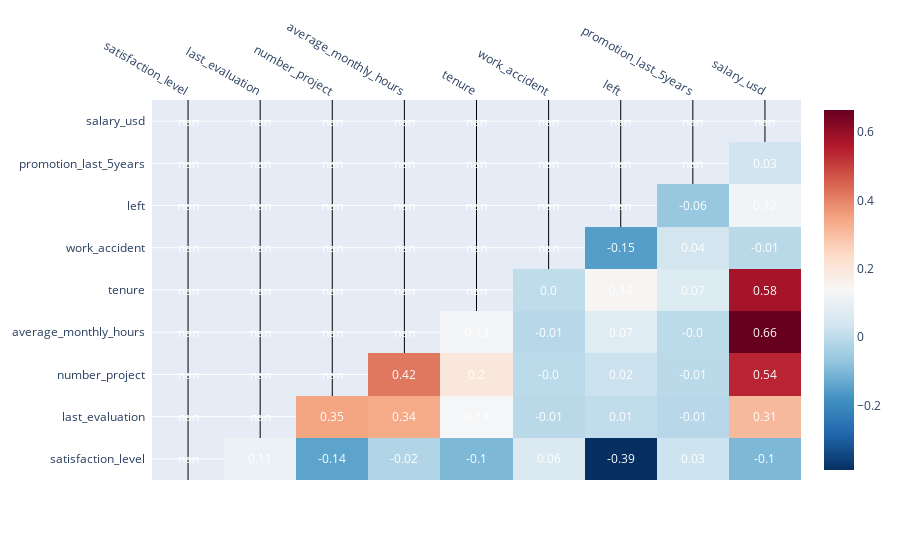

Notebook cell for this chart:
### Code cell
# Create a plot as needed
numeric_df = df.select_dtypes(include=[np.number])  # type: ignore
numeric_df.drop(columns=["salary"], inplace=True)
correlation_matrix = numeric_df.corr()

mask = np.tril(np.ones_like(correlation_matrix, dtype=bool))
masked_correlation = correlation_matrix.where(~mask)

# Create heatmap for the upper triangular part
fig_upper = ff.create_annotated_heatmap(
    z=masked_correlation.values,
    x=list(masked_correlation.columns),
    y=list(masked_correlation.index),
    annotation_text=masked_correlation.round(2).values,
    colorscale="RdBu",
    reversescale=True,
    showscale=True,
)

# Update layout
fig_upper.update_layout(title="")

del fig_upper

### Figure 1 — Plotly figure (JSON) as saved in the notebook; plotly's stock layout.template omitted (floating-point values rounded to 4 significant figures)
{"data": [{"colorscale": [[0, "rgb(103,0,31)"], [0.1, "rgb(178,24,43)"], [0.2, "rgb(214,96,77)"], [0.3, "rgb(244,165,130)"], [0.4, "rgb(253,219,199)"], [0.5, "rgb(247,247,247)"], [0.6, "rgb(209,229,240)"], [0.7, "rgb(146,197,222)"], [0.8, "rgb(67,147,195)"], [0.9, "rgb(33,102,172)"], [1, "rgb(5,48,97)"]], "reversescale": true, "showscale": true, "type": "heatmap", "x": ["satisfaction_level", "last_evaluation", "number_project", "average_monthly_hours", "tenure", "work_accident", "left", "promotion_last_5years", "salary_usd"], "y": ["satisfaction_level", "last_evaluation", "number_project", "average_monthly_hours", "tenure", "work_accident", "left", "promotion_last_5years", "salary_usd"], "z": [[null, 0.105, -0.143, -0.02005, -0.1009, 0.0587, -0.3884, 0.02561, -0.1009], [null, null, 0.3493, 0.3397, 0.1316, -0.007104, 0.006567, -0.008684, 0.3099], [null, null, null, 0.4172, 0.1968, -0.004741, 0.02379, -0.006064, 0.5411], [null, null, null, null, 0.1278, -0.01014, 0.07129, -0.003544, 0.6646], [null, null, null, null, null, 0.00212, 0.1448, 0.06743, 0.5767], [null, null, null, null, null, null, -0.1546, 0.03925, -0.006853], [null, null, null, null, null, null, null, -0.06179, 0.1181], [null, null, null, null, null, null, null, null, 0.03414], [null, null, null, null, null, null, null, null, null]]}], "layout": {"annotations": [{"font": {"color": "#FFFFFF"}, "showarrow": false, "text": "nan", "x": "satisfaction_level", "xref": "x", "y": "satisfaction_level", "yref": "y"}, {"font": {"color": "#FFFFFF"}, "showarrow": false, "text": "0.11", "x": "last_evaluation", "xref": "x", "y": "satisfaction_level", "yref": "y"}, {"font": {"color": "#FFFFFF"}, "showarrow": false, "text": "-0.14", "x": "number_project", "xref": "x", "y": "satisfaction_level", "yref": "y"}, {"font": {"color": "#FFFFFF"}, "showarrow": false, "text": "-0.02", "x": "average_monthly_hours", "xref": "x", "y": "satisfaction_level", "yref": "y"}, {"font": {"color": "#FFFFFF"}, "showarrow": false, "text": "-0.1", "x": "tenure", "xref": "x", "y": "satisfaction_level", "yref": "y"}, {"font": {"color": "#FFFFFF"}, "showarrow": false, "text": "0.06", "x": "work_accident", "xref": "x", "y": "satisfaction_level", "yref": "y"}, {"font": {"color": "#FFFFFF"}, "showarrow": false, "text": "-0.39", "x": "left", "xref": "x", "y": "satisfaction_level", "yref": "y"}, {"font": {"color": "#FFFFFF"}, "showarrow": false, "text": "0.03", "x": "promotion_last_5years", "xref": "x", "y": "satisfaction_level", "yref": "y"}, {"font": {"color": "#FFFFFF"}, "showarrow": false, "text": "-0.1", "x": "salary_usd", "xref": "x", "y": "satisfaction_level", "yref": "y"}, {"font": {"color": "#FFFFFF"}, "showarrow": false, "text": "nan", "x": "satisfaction_level", "xref": "x", "y": "last_evaluation", "yref": "y"}, {"font": {"color": "#FFFFFF"}, "showarrow": false, "text": "nan", "x": "last_evaluation", "xref": "x", "y": "last_evaluation", "yref": "y"}, {"font": {"color": "#FFFFFF"}, "showarrow": false, "text": "0.35", "x": "number_project", "xref": "x", "y": "last_evaluation", "yref": "y"}, {"font": {"color": "#FFFFFF"}, "showarrow": false, "text": "0.34", "x": "average_monthly_hours", "xref": "x", "y": "last_evaluation", "yref": "y"}, {"font": {"color": "#FFFFFF"}, "showarrow": false, "text": "0.13", "x": "tenure", "xref": "x", "y": "last_evaluation", "yref": "y"}, {"font": {"color": "#FFFFFF"}, "showarrow": false, "text": "-0.01", "x": "work_accident", "xref": "x", "y": "last_evaluation", "yref": "y"}, {"font": {"color": "#FFFFFF"}, "showarrow": false, "text": "0.01", "x": "left", "xref": "x", "y": "last_evaluation", "yref": "y"}, {"font": {"color": "#FFFFFF"}, "showarrow": false, "text": "-0.01", "x": "promotion_last_5years", "xref": "x", "y": "last_evaluation", "yref": "y"}, {"font": {"color": "#FFFFFF"}, "showarrow": false, "text": "0.31", "x": "salary_usd", "xref": "x", "y": "last_evaluation", "yref": "y"}, {"font": {"color": "#FFFFFF"}, "showarrow": false, "text": "nan", "x": "satisfaction_level", "xref": "x", "y": "number_project", "yref": "y"}, {"font": {"color": "#FFFFFF"}, "showarrow": false, "text": "nan", "x": "last_evaluation", "xref": "x", "y": "number_project", "yref": "y"}, {"font": {"color": "#FFFFFF"}, "showarrow": false, "text": "nan", "x": "number_project", "xref": "x", "y": "number_project", "yref": "y"}, {"font": {"color": "#FFFFFF"}, "showarrow": false, "text": "0.42", "x": "average_monthly_hours", "xref": "x", "y": "number_project", "yref": "y"}, {"font": {"color": "#FFFFFF"}, "showarrow": false, "text": "0.2", "x": "tenure", "xref": "x", "y": "number_project", "yref": "y"}, {"font": {"color": "#FFFFFF"}, "showarrow": false, "text": "-0.0", "x": "work_accident", "xref": "x", "y": "number_project", "yref": "y"}, {"font": {"color": "#FFFFFF"}, "showarrow": false, "text": "0.02", "x": "left", "xref": "x", "y": "number_project", "yref": "y"}, {"font": {"color": "#FFFFFF"}, "showarrow": false, "text": "-0.01", "x": "promotion_last_5years", "xref": "x", "y": "number_project", "yref": "y"}, {"font": {"color": "#FFFFFF"}, "showarrow": false, "text": "0.54", "x": "salary_usd", "xref": "x", "y": "number_project", "yref": "y"}, {"font": {"color": "#FFFFFF"}, "showarrow": false, "text": "nan", "x": "satisfaction_level", "xref": "x", "y": "average_monthly_hours", "yref": "y"}, {"font": {"color": "#FFFFFF"}, "showarrow": false, "text": "nan", "x": "last_evaluation", "xref": "x", "y": "average_monthly_hours", "yref": "y"}, {"font": {"color": "#FFFFFF"}, "showarrow": false, "text": "nan", "x": "number_project", "xref": "x", "y": "average_monthly_hours", "yref": "y"}, {"font": {"color": "#FFFFFF"}, "showarrow": false, "text": "nan", "x": "average_monthly_hours", "xref": "x", "y": "average_monthly_hours", "yref": "y"}, {"font": {"color": "#FFFFFF"}, "showarrow": false, "text": "0.13", "x": "tenure", "xref": "x", "y": "average_monthly_hours", "yref": "y"}, {"font": {"color": "#FFFFFF"}, "showarrow": false, "text": "-0.01", "x": "work_accident", "xref": "x", "y": "average_monthly_hours", "yref": "y"}, {"font": {"color": "#FFFFFF"}, "showarrow": false, "text": "0.07", "x": "left", "xref": "x", "y": "average_monthly_hours", "yref": "y"}, {"font": {"color": "#FFFFFF"}, "showarrow": false, "text": "-0.0", "x": "promotion_last_5years", "xref": "x", "y": "average_monthly_hours", "yref": "y"}, {"font": {"color": "#FFFFFF"}, "showarrow": false, "text": "0.66", "x": "salary_usd", "xref": "x", "y": "average_monthly_hours", "yref": "y"}, {"font": {"color": "#FFFFFF"}, "showarrow": false, "text": "nan", "x": "satisfaction_level", "xref": "x", "y": "tenure", "yref": "y"}, {"font": {"color": "#FFFFFF"}, "showarrow": false, "text": "nan", "x": "last_evaluation", "xref": "x", "y": "tenure", "yref": "y"}, {"font": {"color": "#FFFFFF"}, "showarrow": false, "text": "nan", "x": "number_project", "xref": "x", "y": "tenure", "yref": "y"}, {"font": {"color": "#FFFFFF"}, "showarrow": false, "text": "nan", "x": "average_monthly_hours", "xref": "x", "y": "tenure", "yref": "y"}, {"font": {"color": "#FFFFFF"}, "showarrow": false, "text": "nan", "x": "tenure", "xref": "x", "y": "tenure", "yref": "y"}, {"font": {"color": "#FFFFFF"}, "showarrow": false, "text": "0.0", "x": "work_accident", "xref": "x", "y": "tenure", "yref": "y"}, {"font": {"color": "#FFFFFF"}, "showarrow": false, "text": "0.14", "x": "left", "xref": "x", "y": "tenure", "yref": "y"}, {"font": {"color": "#FFFFFF"}, "showarrow": false, "text": "0.07", "x": "promotion_last_5years", "xref": "x", "y": "tenure", "yref": "y"}, {"font": {"color": "#FFFFFF"}, "showarrow": false, "text": "0.58", "x": "salary_usd", "xref": "x", "y": "tenure", "yref": "y"}, {"font": {"color": "#FFFFFF"}, "showarrow": false, "text": "nan", "x": "satisfaction_level", "xref": "x", "y": "work_accident", "yref": "y"}, {"font": {"color": "#FFFFFF"}, "showarrow": false, "text": "nan", "x": "last_evaluation", "xref": "x", "y": "work_accident", "yref": "y"}, {"font": {"color": "#FFFFFF"}, "showarrow": false, "text": "nan", "x": "number_project", "xref": "x", "y": "work_accident", "yref": "y"}, {"font": {"color": "#FFFFFF"}, "showarrow": false, "text": "nan", "x": "average_monthly_hours", "xref": "x", "y": "work_accident", "yref": "y"}, {"font": {"color": "#FFFFFF"}, "showarrow": false, "text": "nan", "x": "tenure", "xref": "x", "y": "work_accident", "yref": "y"}, {"font": {"color": "#FFFFFF"}, "showarrow": false, "text": "nan", "x": "work_accident", "xref": "x", "y": "work_accident", "yref": "y"}, {"font": {"color": "#FFFFFF"}, "showarrow": false, "text": "-0.15", "x": "left", "xref": "x", "y": "work_accident", "yref": "y"}, {"font": {"color": "#FFFFFF"}, "showarrow": false, "text": "0.04", "x": "promotion_last_5years", "xref": "x", "y": "work_accident", "yref": "y"}, {"font": {"color": "#FFFFFF"}, "showarrow": false, "text": "-0.01", "x": "salary_usd", "xref": "x", "y": "work_accident", "yref": "y"}, {"font": {"color": "#FFFFFF"}, "showarrow": false, "text": "nan", "x": "satisfaction_level", "xref": "x", "y": "left", "yref": "y"}, {"font": {"color": "#FFFFFF"}, "showarrow": false, "text": "nan", "x": "last_evaluation", "xref": "x", "y": "left", "yref": "y"}, {"font": {"color": "#FFFFFF"}, "showarrow": false, "text": "nan", "x": "number_project", "xref": "x", "y": "left", "yref": "y"}, {"font": {"color": "#FFFFFF"}, "showarrow": false, "text": "nan", "x": "average_monthly_hours", "xref": "x", "y": "left", "yref": "y"}, {"font": {"color": "#FFFFFF"}, "showarrow": false, "text": "nan", "x": "tenure", "xref": "x", "y": "left", "yref": "y"}, {"font": {"color": "#FFFFFF"}, "showarrow": false, "text": "nan", "x": "work_accident", "xref": "x", "y": "left", "yref": "y"}, {"font": {"color": "#FFFFFF"}, "showarrow": false, "text": "nan", "x": "left", "xref": "x", "y": "left", "yref": "y"}, {"font": {"color": "#FFFFFF"}, "showarrow": false, "text": "-0.06", "x": "promotion_last_5years", "xref": "x", "y": "left", "yref": "y"}, {"font": {"color": "#FFFFFF"}, "showarrow": false, "text": "0.12", "x": "salary_usd", "xref": "x", "y": "left", "yref": "y"}, {"font": {"color": "#FFFFFF"}, "showarrow": false, "text": "nan", "x": "satisfaction_level", "xref": "x", "y": "promotion_last_5years", "yref": "y"}, {"font": {"color": "#FFFFFF"}, "showarrow": false, "text": "nan", "x": "last_evaluation", "xref": "x", "y": "promotion_last_5years", "yref": "y"}, {"font": {"color": "#FFFFFF"}, "showarrow": false, "text": "nan", "x": "number_project", "xref": "x", "y": "promotion_last_5years", "yref": "y"}, {"font": {"color": "#FFFFFF"}, "showarrow": false, "text": "nan", "x": "average_monthly_hours", "xref": "x", "y": "promotion_last_5years", "yref": "y"}, {"font": {"color": "#FFFFFF"}, "showarrow": false, "text": "nan", "x": "tenure", "xref": "x", "y": "promotion_last_5years", "yref": "y"}, {"font": {"color": "#FFFFFF"}, "showarrow": false, "text": "nan", "x": "work_accident", "xref": "x", "y": "promotion_last_5years", "yref": "y"}, {"font": {"color": "#FFFFFF"}, "showarrow": false, "text": "nan", "x": "left", "xref": "x", "y": "promotion_last_5years", "yref": "y"}, {"font": {"color": "#FFFFFF"}, "showarrow": false, "text": "nan", "x": "promotion_last_5years", "xref": "x", "y": "promotion_last_5years", "yref": "y"}, {"font": {"color": "#FFFFFF"}, "showarrow": false, "text": "0.03", "x": "salary_usd", "xref": "x", "y": "promotion_last_5years", "yref": "y"}, {"font": {"color": "#FFFFFF"}, "showarrow": false, "text": "nan", "x": "satisfaction_level", "xref": "x", "y": "salary_usd", "yref": "y"}, {"font": {"color": "#FFFFFF"}, "showarrow": false, "text": "nan", "x": "last_evaluation", "xref": "x", "y": "salary_usd", "yref": "y"}, {"font": {"color": "#FFFFFF"}, "showarrow": false, "text": "nan", "x": "number_project", "xref": "x", "y": "salary_usd", "yref": "y"}, {"font": {"color": "#FFFFFF"}, "showarrow": false, "text": "nan", "x": "average_monthly_hours", "xref": "x", "y": "salary_usd", "yref": "y"}, {"font": {"color": "#FFFFFF"}, "showarrow": false, "text": "nan", "x": "tenure", "xref": "x", "y": "salary_usd", "yref": "y"}, {"font": {"color": "#FFFFFF"}, "showarrow": false, "text": "nan", "x": "work_accident", "xref": "x", "y": "salary_usd", "yref": "y"}, {"font": {"color": "#FFFFFF"}, "showarrow": false, "text": "nan", "x": "left", "xref": "x", "y": "salary_usd", "yref": "y"}, {"font": {"color": "#FFFFFF"}, "showarrow": false, "text": "nan", "x": "promotion_last_5years", "xref": "x", "y": "salary_usd", "yref": "y"}, {"font": {"color": "#FFFFFF"}, "showarrow": false, "text": "nan", "x": "salary_usd", "xref": "x", "y": "salary_usd", "yref": "y"}], "title": {"text": ""}, "xaxis": {"dtick": 1, "gridcolor": "rgb(0, 0, 0)", "side": "top", "ticks": ""}, "yaxis": {"dtick": 1, "ticks": "", "ticksuffix": "  "}}}
